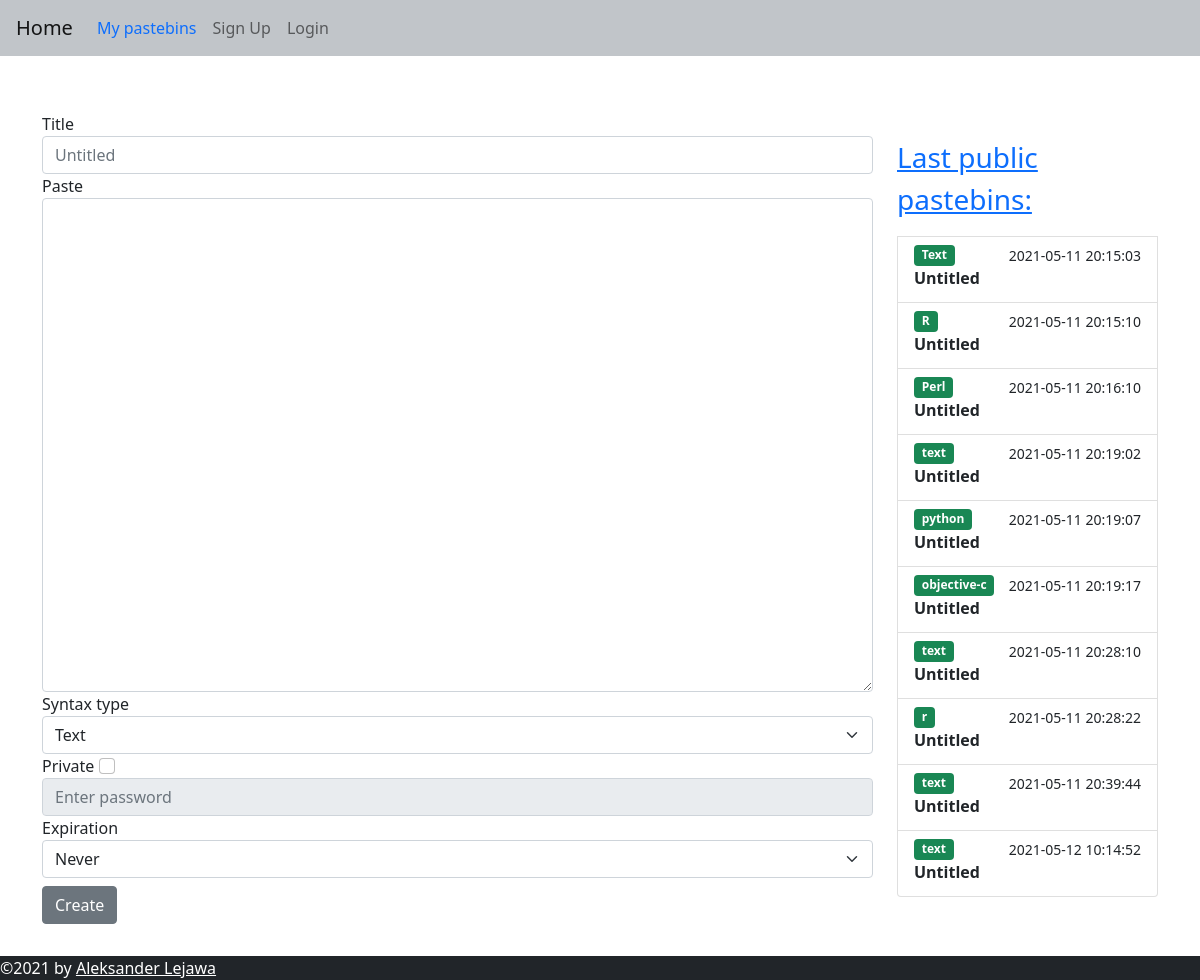
Before: / with the older database file.
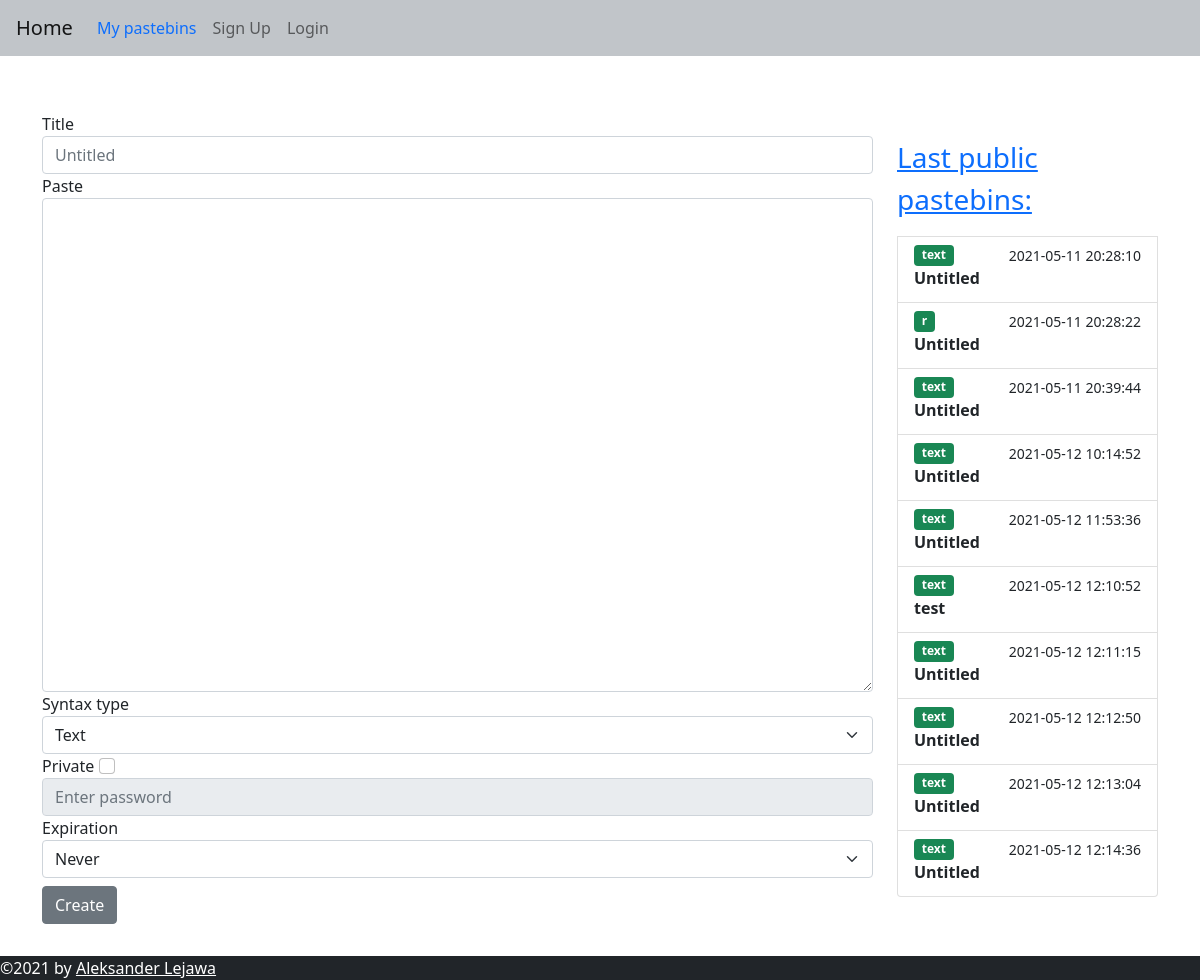
After: the same page with the newer database file.
### web/models.py (models this page shows, shortened)
class Pastebin(db.Model):
    id = db.Column(db.Integer, primary_key=True)
    title = db.Column(db.String(100), default="Untitled")
    content = db.Column(db.String(60000))
    syntax = db.Column(db.String(50))
    user_id = db.Column(db.Integer, db.ForeignKey("user.id"))
    date = db.Column(db.DateTime(timezone=True))
    expire_date = db.Column(db.DateTime(timezone=True))
    password = db.Column(db.String(150))
    link = db.Column(db.String(150), unique=True)
    def is_expired(self):
        if self.expire_date:
            if datetime.utcnow() > self.expire_date:
                db.session.delete(self)
                db.session.commit()
                return True
            return False
        else:
            return False

### web/pastebin/routes.py (the view, shortened to what this page needs)
@bp.route("/", methods=["GET", "POST"])
def home():
   form = CreatePastebinForm()
   return render_template("home.html", user=current_user, form=form, public_pastebins=get_public_pastebins())

### web/pastebin/forms.py (shortened to what this page needs)
class CreatePastebinForm(FlaskForm):
    types = [
        "Text","Bash", "C", "C#", "C++", "CSS", "GO", "HTML", "HTTP", "INI",
        "Java", "JavaScript", "JSON", "Kotlin", "LUA", "Markdown", "Objective-C",
        "Perl", "PHP", "Python", "R", "Ruby", "Rust", "SQL", "TypeScript"
    ]
    dates = [
        "Never",
        "1 Minute",
        "15 Minutes",
        "1 Hour",
        "1 Day",
        "1 Week",
        "1 Month",
        "1 Year"
    ]
    title = StringField("Title", validators=[Optional(), Length(max=100, message="Title can't exceed %(max)d characters.")], filters= [lambda x: x or None])
    content = TextAreaField("Paste", validators=[DataRequired(), Length(max=60000, message="Pastebin can't be longer than %(max)d characters.")])
    syntax = SelectField("Syntax type", choices=types, validators=[DataRequired()])
    private = BooleanField("Private")
    password = StringField()
    expire = SelectField("Expiration", choices=dates)
    submit = SubmitField("Create")

### web/pastebin/routes.py (called while the page is built)
def get_public_pastebins():
   pastebins = Pastebin.query.filter_by(password=None).all()[-10:]
   for pastebin in pastebins:
      pastebin.is_expired()
   return pastebins

### web/templates/home.html (shortened to what this page needs)
{% extends "base.html" %}
{% block content%}
<div class="row">
  <div class="col-9">
    <form method="POST">
      <div class="form-group mt-5">
        {{ form.title.label}}
        {{ form.title(class_="form-control", placeholder="Untitled")}}
      </div>
      {{ form.content.label }}
      {{ form.content(class_="form-control", cols="35", rows="20") }}
      {{ form.syntax.label}}
      {{ form.syntax(class_="form-select")}}
      {{ form.private.label }}
      {{ form.private(class_="form-check-input") }}
      {{ form.password(class_="form-control", disabled="", placeholder="Enter password") }}
      {{ form.expire.label }}
      {{ form.expire(class_="form-select")}}
      {{ form.submit(class_="btn btn-secondary mt-2 mb-2") }}
    </form>
  </div>
  <div class="col mt-5">
    <div class="list-group mt-4">
      <a href="/public?page=1"><p class="lead fs-3">Last public pastebins:</a></p>
      {% for pastebin in public_pastebins %}
      <a href="{{pastebin.link}}" class="list-group-item list-group-item-action">
        <div class="d-flex w-100 justify-content-between">
          <span class="badge bg-success">{{ pastebin.syntax }}</span>
          <small>{{ pastebin.date.replace(microsecond=0) }}</small>
        </div>
        <p class="mb-1"><b>{{ pastebin.title if pastebin.title|length < 10 else pastebin.title[:10] + "..."}}</b></p>
      </a>
      {% endfor %}
    </div>
  </div>
</div>
{% endblock %}

Changed rows visible on the page:
no longer on this page (row unchanged): Pastebin: syntax "Text", date.replace "2021-05-11 20:15:03", title "Untitled"
no longer on this page (row unchanged): Pastebin: syntax "R", date.replace "2021-05-11 20:15:10", title "Untitled"
no longer on this page (row unchanged): Pastebin: syntax "Perl", date.replace "2021-05-11 20:16:10", title "Untitled"
no longer on this page (row unchanged): Pastebin: syntax "text", date.replace "2021-05-11 20:19:02", title "Untitled"
no longer on this page (row unchanged): Pastebin: syntax "python", date.replace "2021-05-11 20:19:07", title "Untitled"
no longer on this page (row unchanged): Pastebin: syntax "objective-c", date.replace "2021-05-11 20:19:17", title "Untitled"
added Pastebin: syntax "text", date.replace "2021-05-12 11:53:36", title "Untitled"
added Pastebin: syntax "text", date.replace "2021-05-12 12:10:52", title "test"
added Pastebin: syntax "text", date.replace "2021-05-12 12:11:15", title "Untitled"
added Pastebin: syntax "text", date.replace "2021-05-12 12:12:50", title "Untitled"
added Pastebin: syntax "text", date.replace "2021-05-12 12:13:04", title "Untitled"
added Pastebin: syntax "text", date.replace "2021-05-12 12:14:36", title "Untitled"
